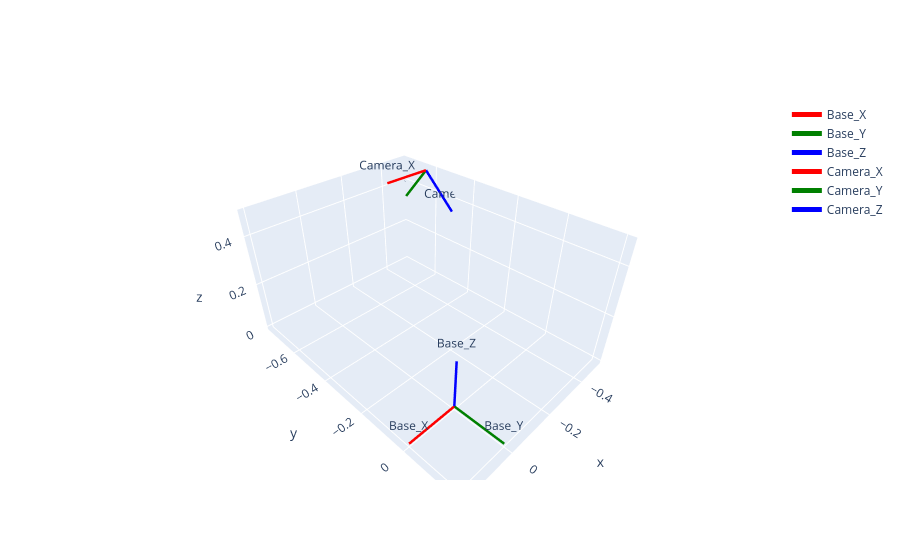

Source (notebook cell):
### Code cell
import numpy as np
import matplotlib.pyplot as plt
from mpl_toolkits.mplot3d import Axes3D
import plotly.graph_objects as go

def visualize_plotly(T):
    fig = go.Figure()

    def add_frame(matrix, name, scale=0.2):
        origin = matrix[:3, 3]
        # 提取 X, Y, Z 轴向量
        axes = [matrix[:3, 0], matrix[:3, 1], matrix[:3, 2]]
        colors = ['red', 'green', 'blue']
        axis_names = ['X', 'Y', 'Z']

        for i in range(3):
            end_point = origin + axes[i] * scale
            fig.add_trace(go.Scatter3d(
                x=[origin[0], end_point[0]],
                y=[origin[1], end_point[1]],
                z=[origin[2], end_point[2]],
                mode='lines+text',
                line=dict(color=colors[i], width=5),
                text=["", f"{name}_{axis_names[i]}"],
                name=f"{name}_{axis_names[i]}"
            ))

    # 添加基座和相机
    add_frame(np.eye(4), "Base")
    add_frame(T, "Camera")

    fig.update_layout(scene=dict(aspectmode='data'))
    fig.show()
HAND_EYE_FILE = '/home/lgx/Project/hand_eye_calib/src/calibrate/result_hand_eye.txt'
T_cam_to_base = np.loadtxt(HAND_EYE_FILE)
# 将你的 4x4 矩阵传入即可
visualize_plotly(T_cam_to_base)

### Figure 1 — Plotly figure (JSON) as saved in the notebook; plotly's stock layout.template omitted (floating-point values rounded to 4 significant figures)
{"data": [{"line": {"color": "red", "width": 5}, "mode": "lines+text", "name": "Base_X", "text": ["", "Base_X"], "type": "scatter3d", "x": [0, 0.2], "y": [0, 0], "z": [0, 0]}, {"line": {"color": "green", "width": 5}, "mode": "lines+text", "name": "Base_Y", "text": ["", "Base_Y"], "type": "scatter3d", "x": [0, 0], "y": [0, 0.2], "z": [0, 0]}, {"line": {"color": "blue", "width": 5}, "mode": "lines+text", "name": "Base_Z", "text": ["", "Base_Z"], "type": "scatter3d", "x": [0, 0], "y": [0, 0], "z": [0, 0.2]}, {"line": {"color": "red", "width": 5}, "mode": "lines+text", "name": "Camera_X", "text": ["", "Camera_X"], "type": "scatter3d", "x": [-0.5022, -0.3023], "y": [-0.6317, -0.6395], "z": [0.4851, 0.4851]}, {"line": {"color": "green", "width": 5}, "mode": "lines+text", "name": "Camera_Y", "text": ["", "Camera_Y"], "type": "scatter3d", "x": [-0.5022, -0.5072], "y": [-0.6317, -0.7606], "z": [0.4851, 0.3322]}, {"line": {"color": "blue", "width": 5}, "mode": "lines+text", "name": "Camera_Z", "text": ["", "Camera_Z"], "type": "scatter3d", "x": [-0.5022, -0.4963], "y": [-0.6317, -0.479], "z": [0.4851, 0.3561]}], "layout": {"scene": {"aspectmode": "data"}}}
